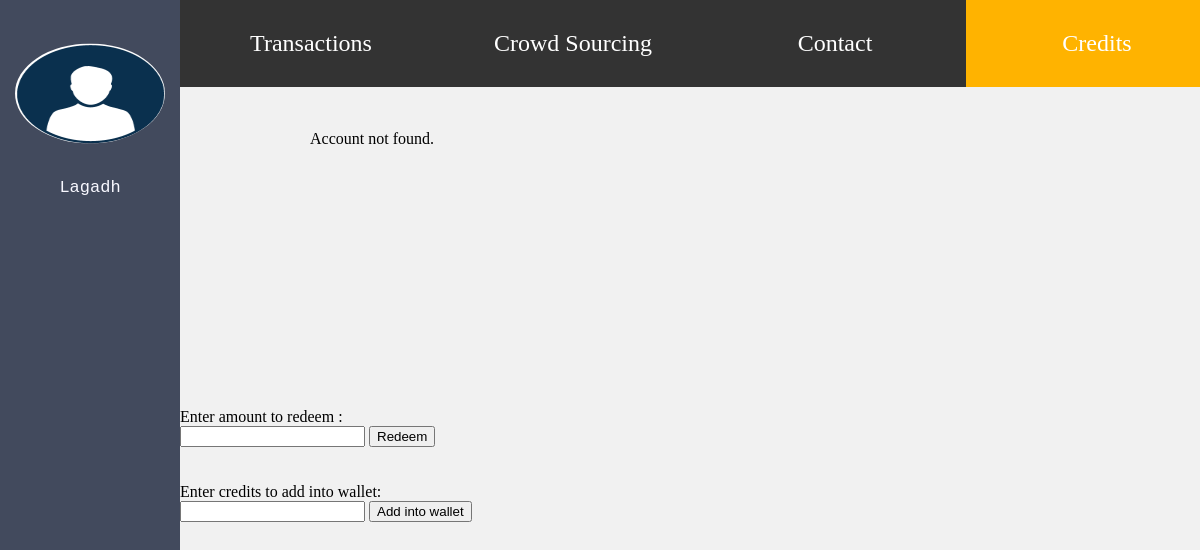
Page /credits/ on the earlier database version.
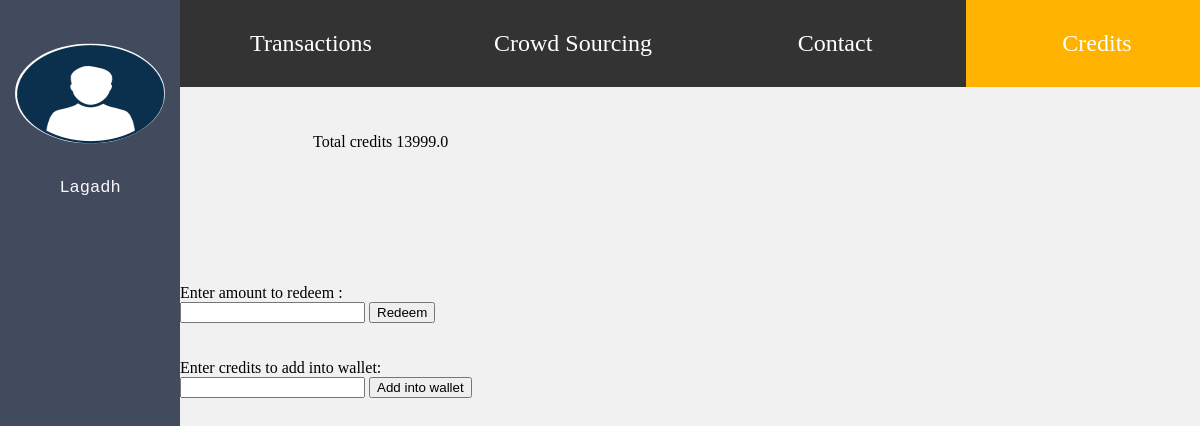
Same page on the later database version.
### credits/models.py (models this page shows)
class AccountBalance(models.Model):
    userid = models.AutoField(primary_key=True, null=False)
    fullname = models.CharField(max_length=30, null=False)
    balance = models.FloatField(null=False, default=0)
    def __str__(self):
        return self.fullname

### credits/views.py (the view)
def index(request):
    balances = AccountBalance.objects.filter(userid=1)
    print(balances)
    balance = {'bal': balances}
    return render(request, 'credits/index.html', context=balance)

### templates/credits/index.html (shortened to what this page needs)
<!DOCTYPE html>
<html lang="en">
<head>
    <link rel="stylesheet" href="/static/index.css" >
</head>
<body>
    <div class="splitleft">
            <div class="centered">
                <img src="/static/download.png" alt='Propic' width="0.005px" height="100px">
                <div class="name">Lagadh</div>
            </div>
    </div>
    <div class="splitright">
    <div>
        <ul>
            <li><a href="/credits/statement">Transactions</a></li>
            <li><a href="/credits/crowdsourcing">Crowd Sourcing</a></li>
            <li><a href="www.google.com">Contact</a></li>
            <li><a class="active" href="/credits">Credits</a></li>
        </ul>
    </div>
        <table>
            {% if bal %}
                {% for acc in bal %}
                <tr>
                     <td>
                        Total credits
                    </td>
                    <td>
                        {{ acc.balance }}
                    </td>
                </tr>
                {% endfor %}
            {% else %}
                <p class="tabletype">Account not found.</p>
            {% endif %}
            </table>
        <form action="{% url 'credits.pending_redeem' %}" method="post">
            Enter amount to redeem : <br>
            <input type="number" step="any" name="redeem_amount" id="redeem_amount">
            <input type="submit" value="Redeem"><br><br><br>
        </form>
        <form action="{% url 'credits.pending_transactions' %}" method="post">
            Enter credits to add into wallet: <br>
            <input type="number" step="any" name="add_amount" id="add_amount">
            <input type="submit" value="Add into wallet">
        </form>
    </div>
</body>
</html>

Differences in the rows shown:
added AccountBalance: balance "13999.0"
Other differences:
text no longer shown: "Account not found."
